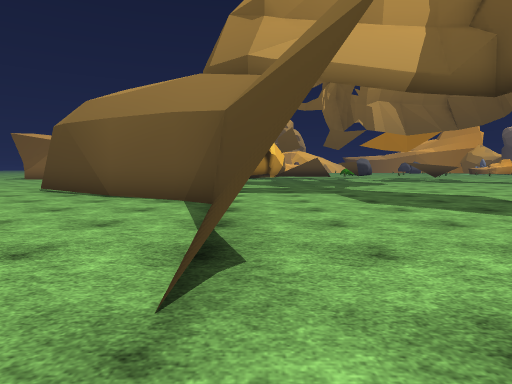
[1] (above)

14 first-person views from a walk through a scene from a Unity 3-D project. The camera is 1.2 m above the floor, tilts 4° down and sees 75° across. The floor is counted in squares, 2 m on a side. Each view is taken from the middle of a square. On the plan, view 1 faces up. The plan holds only what a view shows up to about 10 squares ahead; the rest is blank. The place goes on beyond the plan. Some surface patterns are stand-ins.

[2]
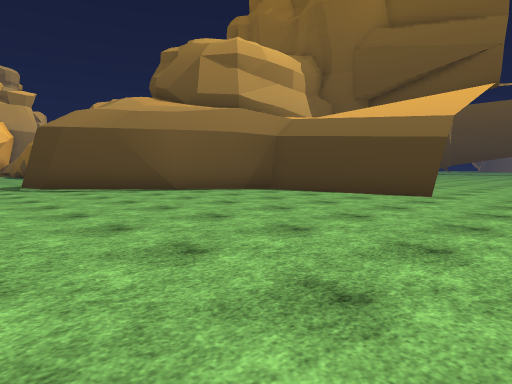

[3]
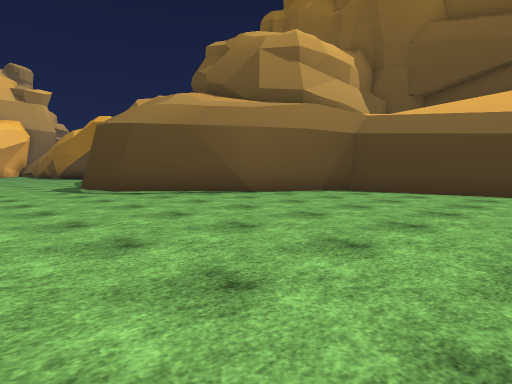

[4]
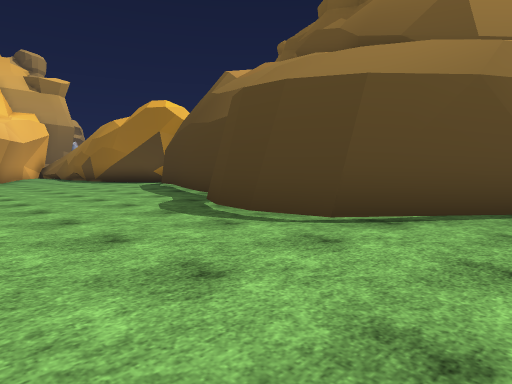

[5]
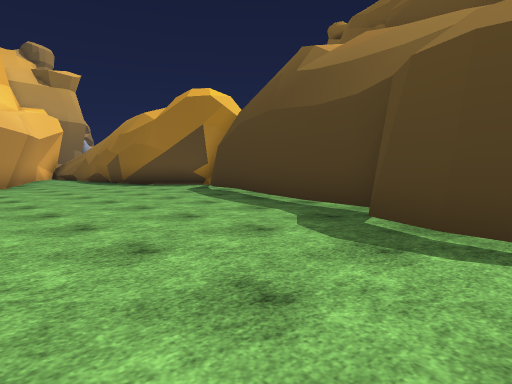

[6]
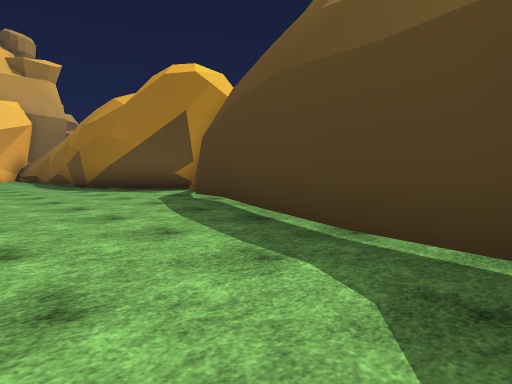

[7]
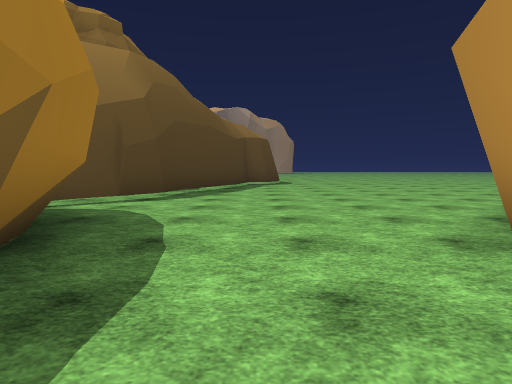

[8]
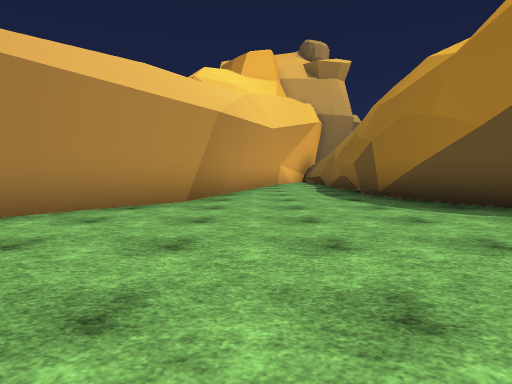

[9]
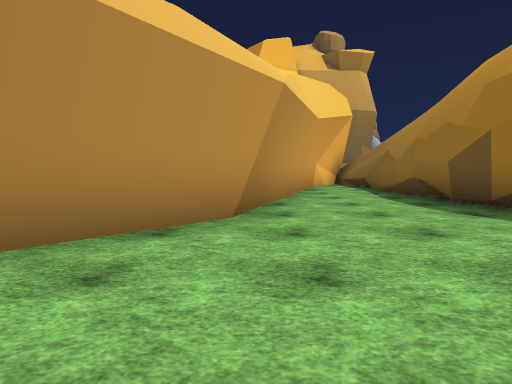

[10]
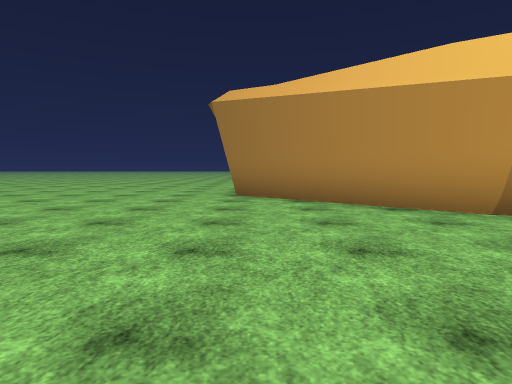

[11]
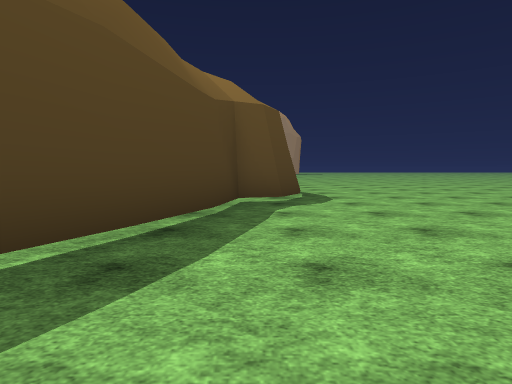

[12]
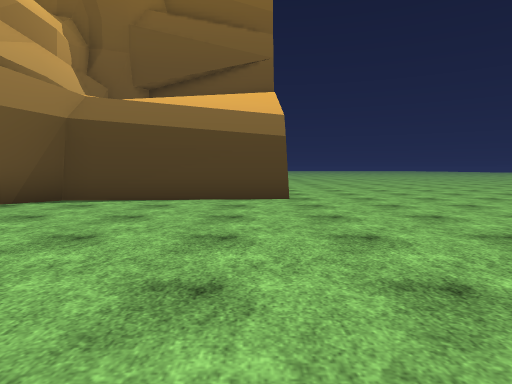

[13]
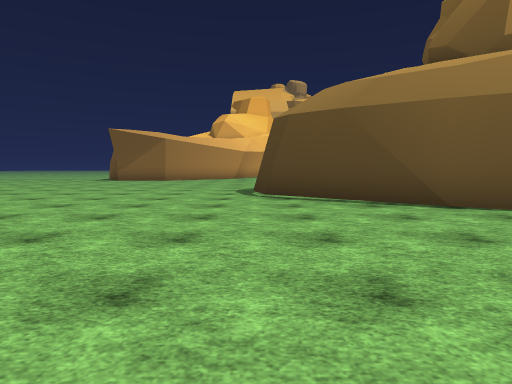

[14]
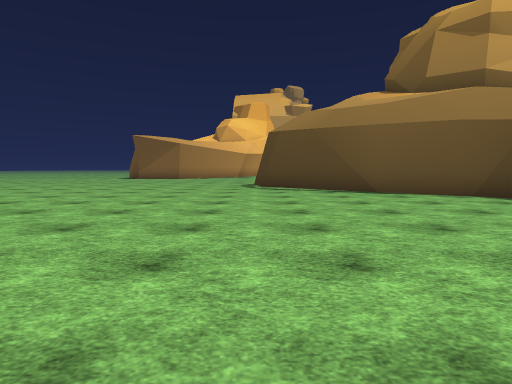

### Floor plan
Points are (right, up) in squares from view 1. A wall is a line through its corners. A room is listed if a view was taken in it or the views show most of it. See-through windows are left out.
Room 1 (views 1, 2, 3, 4, 5, 6, 7, 8, 9, 10, 11, 12, 13, 14)
walls: (-5.8, 9.9) (-5.7, 10.9); (-5.1, 8.4) (-5.8, 9.1) (-6, 10.1) (-5.9, 11); (-5.9, 10.7) (-5.4, 11.7) (-4.6, 11.9) (-4.4, 13.6); (-5.7, 10.7) (-5.2, 11.7); (-3.2, 7) (-5.7, 8.9); (-3, 7) (-3.9, 7.5); (-4.5, 13.5) (-3.1, 16.7); (-0.9, 5.9) (-1.6, 6.4); (-3.1, 16.6) (-2.9, 17.9) (-1.7, 19.5); (0, 2.8) (-0.6, 5.6); (-3, 17.8) (-2.5, 18.6); (-0.2, 1.3) (-0.5, 5.5) (-1.4, 6.3) (-3.1, 7); (-2.4, 18.4) (-1.8, 19.1); (0.1, 1.3) (-0.1, 3.6); (-2.4, 20.6) (-2.7, 20.9); (-2.6, 20.8) (-3.3, 21.7) (-3.7, 23.9); (-7, 22.1) (-9.6, 19.4); (-3.1, 21.7) (-3.8, 23.7); (-3.8, 23.3) (-3.8, 25.9); (-3.9, 23.6) (-3.7, 24.9); (-3.6, 25.1) (-3.7, 25.9); (-3.5, 25.8) (-3.4, 26.5); (-5.8, 26.6) (-7.2, 22)
low walls: (-3.1, 22.2) (-3.4, 23.2); (-3.2, 25) (-3.6, 25.4) (-3.7, 25.6)
ways out: opening at (1, 0)

Where each view was taken, in squares from view 1:
view 1: 0 up, 0 right, facing up
view 2: 1 down, 8 left, facing up-right
view 3: 1 up, 9 left, facing up-right
view 4: 7 up, 9 left, facing up-right
view 5: 10 up, 9 left, facing up-right
view 6: 12 up, 7 left, facing up-right
view 7: 25 up, 5 left, facing down
view 8: 16 up, 6 left, facing up
view 9: 18 up, 7 left, facing up
view 10: 19 up, 3 left, facing left
view 11: 18 up, 5 left, facing down
view 12: 2 up, 7 left, facing right
view 13: 2 up, 6 left, facing up
view 14: 1 down, 6 left, facing up
